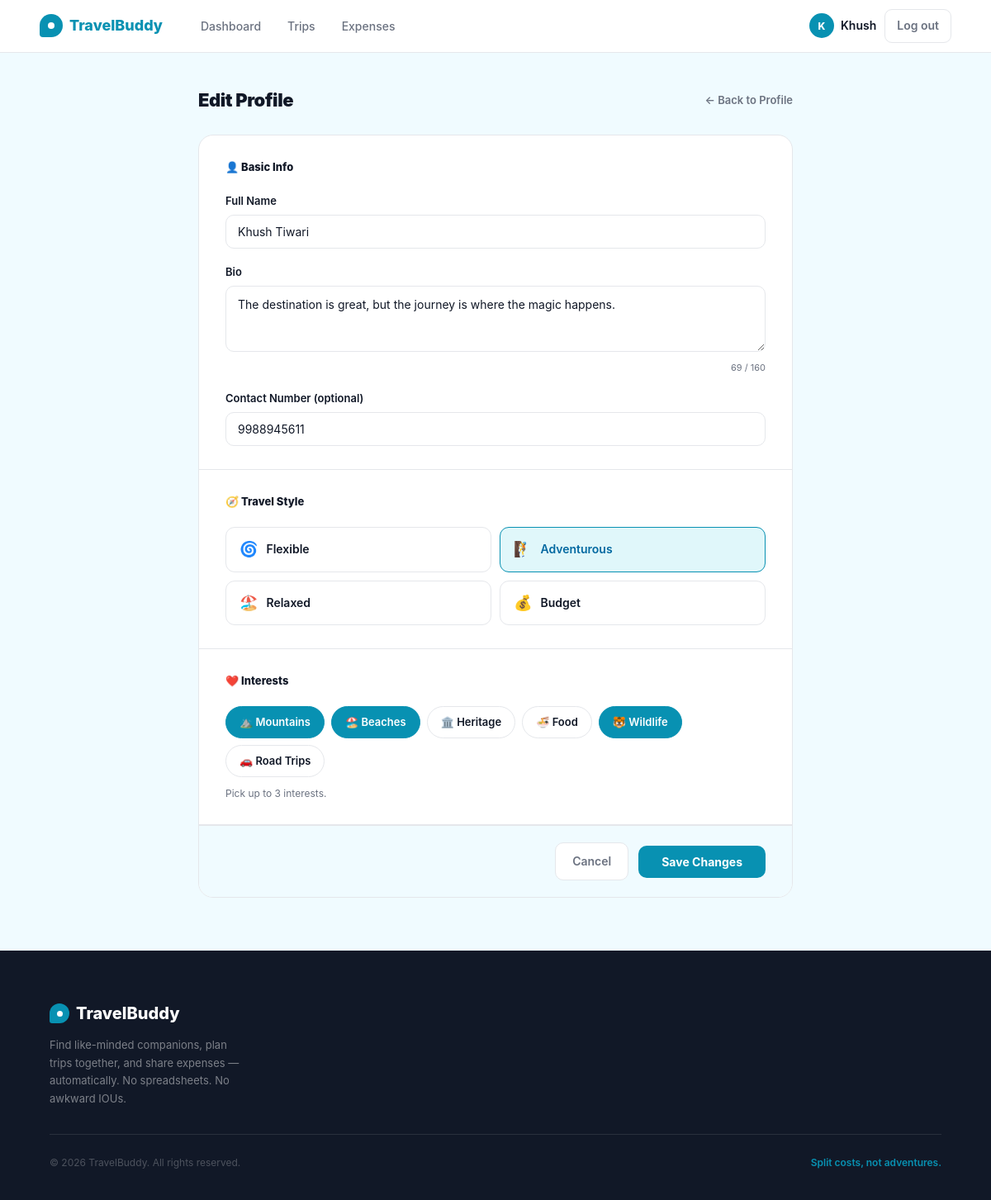
The page /profile/edit (signed in) on the database its author committed.
### app/models.py (models this page shows, shortened)
class User(db.Model, UserMixin):
    __tablename__ = 'users'
    id             = db.Column(db.Integer, primary_key=True)
    name           = db.Column(db.String(100), nullable=False)
    email          = db.Column(db.String(150), unique=True, nullable=False)
    password_hash  = db.Column(db.String(255), nullable=False)
    travel_style   = db.Column(db.String(50), default='flexible')
    bio            = db.Column(db.Text, default='')
    interests      = db.Column(db.String(255), default='')
    phone          = db.Column(db.String(20), default='')
    created_at     = db.Column(db.DateTime, default=lambda: datetime.now(timezone.utc))
    def interests_list(self):
        return [i.strip() for i in self.interests.split(',') if i.strip()] if self.interests else []
    owned_trips    = db.relationship('Trip', back_populates='owner', lazy='dynamic')
    memberships    = db.relationship('TripMember', back_populates='user', lazy='dynamic')
    expenses_paid  = db.relationship('Expense', back_populates='paid_by', lazy='dynamic')

### app/profile/routes.py (the view, shortened to what this page needs)
@profile.route('/profile/edit', methods=['GET', 'POST'])
@login_required
def edit():
    form = ProfileForm(obj=current_user)
    selected_interests = current_user.interests_list()
    return render_template('profile/edit.html',
                           form=form,
                           all_interests=INTERESTS,
                           selected_interests=selected_interests)

### app/profile/forms.py
class ProfileForm(FlaskForm):
    name = StringField('Full Name', validators=[
        DataRequired(message='Name is required.'),
        Length(min=2, max=100, message='Name must be between 2 and 100 characters.')
    ])
    bio = TextAreaField('Bio', validators=[
        Optional(),
        Length(max=160, message='Bio must be 160 characters or fewer.')
    ])
    travel_style = SelectField('Travel Style', choices=TRAVEL_STYLES, validators=[
        DataRequired()
    ])
    phone = StringField('Contact Number (optional)', validators=[
        Optional(),
        Regexp(r'^[0-9+\-\s]{7,15}$', message='Enter a valid phone number.')
    ])
    submit = SubmitField('Save Changes')

### app/models.py (called while the page is built)
@login_manager.user_loader
def load_user(user_id):
    return db.session.get(User, int(user_id))

### app/templates/profile/edit.html (shortened to what this page needs)
{% extends "base.html" %}
{% block content %}
<div class="profile-page">
  <div class="profile-inner">
    <div class="page-header">
      <h1 class="page-title">Edit Profile</h1>
      <a href="{{ url_for('profile.view') }}" class="btn-back">← Back to Profile</a>
    </div>
    <form method="POST" action="{{ url_for('profile.edit') }}" novalidate id="profileForm">
      <div class="edit-card">
        <div class="edit-section">
          <div class="edit-section-title">👤 Basic Info</div>
          <div class="form-group">
            {{ form.name.label }}
            {{ form.name(placeholder="Your full name",
                         class="input-error" if form.name.errors else "") }}
          </div>
          <div class="form-group">
            {{ form.bio.label }}
            {{ form.bio(placeholder="e.g. Solo traveller from Surat who loves mountains and street food.",
                        maxlength=160,
                        class="input-error" if form.bio.errors else "",
                        id="bioField") }}
            <div class="char-hint"><span id="charCount">0</span> / 160</div>
          </div>
          <div class="form-group">
            {{ form.phone.label }}
            {{ form.phone(placeholder="e.g. +91 98765 43210", class="input-error" if form.phone.errors else "") }}
          </div>
        </div>
        <div class="edit-section">
          <div class="edit-section-title">🧭 Travel Style</div>
          <div class="style-options">
            {% set style_meta = [
              ('flexible',    '🌀', 'Flexible'),
              ('adventurous', '🧗', 'Adventurous'),
              ('relaxed',     '🏖️', 'Relaxed'),
              ('budget',      '💰', 'Budget'),
            ] %}
            {% for value, icon, label in style_meta %}
              <div class="style-option">
                <label for="style_{{ value }}" class="style-label">
                  <span class="style-icon">{{ icon }}</span>
                  {{ label }}
                </label>
              </div>
            {% endfor %}
          </div>
        </div>
        <div class="edit-section">
          <div class="edit-section-title">❤️ Interests</div>
          {% set interest_icons = {
            'Mountains':  '⛰️',
            'Beaches':    '🏖️',
            'Heritage':   '🏛️',
            'Food':       '🍜',
            'Wildlife':   '🐯',
            'Road Trips': '🚗'
          } %}
          <div class="interest-options" id="interestGroup">
            {% for interest in all_interests %}
              <div class="interest-option">
                <label for="int_{{ loop.index }}" class="interest-label">
                  {{ interest_icons.get(interest, '✨') }} {{ interest }}
                </label>
              </div>
            {% endfor %}
          </div>
          <p class="interest-hint">Pick up to 3 interests.</p>
        </div>
        <div class="edit-actions">
          <a href="{{ url_for('profile.view') }}" class="btn-cancel">Cancel</a>
          <button type="submit" class="btn-save">Save Changes</button>
        </div>
      </div>
    </form>
  </div>
</div>
{% endblock %}

### app/templates/base.html (shortened to what this page needs)
<!DOCTYPE html>
<html lang="en">
<head>
</head>
<body>
<nav>
  <a href="{{ url_for('main.home') }}" class="logo">
    <div class="logo-icon"></div>
    TravelBuddy
  </a>
  {% if current_user.is_authenticated %}
    <ul class="nav-links">
      <li><a href="{{ url_for('dashboard.index') }}" {% if request.endpoint == 'dashboard.index' %}class="active"{% endif %}>Dashboard</a></li>
      <li><a href="{{ url_for('trips.index') }}" {% if request.endpoint and request.endpoint.startswith('trips.') %}class="active"{% endif %}>Trips</a></li>
      <li><a href="{{ url_for('expenses.my_expenses') }}" {% if request.endpoint == 'expenses.my_expenses' %}class="active"{% endif %}>Expenses</a></li>
    </ul>
    <div class="nav-right">
      <div class="nav-user">
        <div class="nav-avatar">{{ current_user.name[0].upper() }}</div>
        <a href="{{ url_for('profile.view') }}" style="color:inherit;">{{ current_user.name.split()[0] }}</a>
      </div>
      <a href="{{ url_for('auth.logout') }}" class="btn-logout">Log out</a>
    </div>
  {% endif %}
</nav>
{% block content %}{% endblock %}
<footer>
  <div class="footer-inner">
    <div class="footer-top">
      <div class="footer-brand">
        <div class="footer-logo">
          <div class="footer-logo-icon"></div>
          TravelBuddy
        </div>
        <p>Find like-minded companions, plan trips together, and share expenses — automatically. No spreadsheets. No awkward IOUs.</p>
      </div>
    </div>
    <div class="footer-bottom">
      <p class="footer-copy">© 2026 TravelBuddy. All rights reserved.</p>
      <p class="footer-tagline-bottom">Split costs, not adventures.</p>
    </div>
  </div>
</footer>
</body>
</html>

### rows shown on the page
User: name "K", name "Khush", name "Khush Tiwari", bio "The destination is great, but the journey is where the magic happens.", phone "9988945611"

### other values the page prints
{{ icon }} "🌀" "🧗" "🏖️" "💰"
{{ label }} "Flexible" "Adventurous" "Relaxed" "Budget"
{{ interest_icons.get(interest, '✨') }} "⛰️" "🏖️" "🏛️" "🍜" "🐯" "🚗"
{{ interest }} "Mountains" "Beaches" "Heritage" "Food" "Wildlife" "Road Trips"
